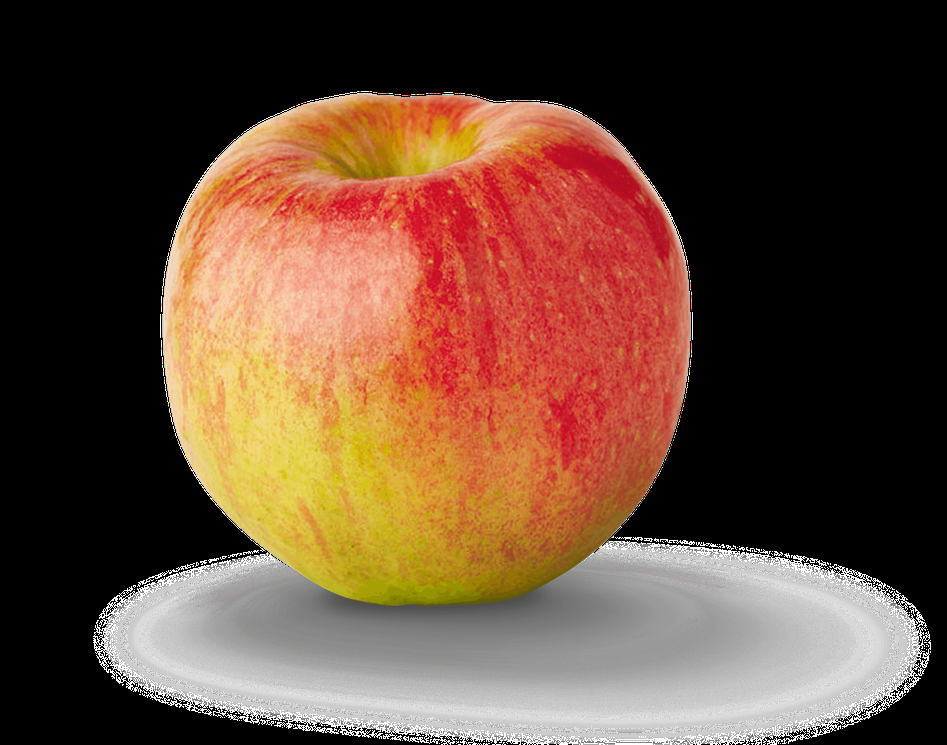
#> input picture Example_Functions/OpenCV_Functions/apple.png, 947 x 745 px, shrunk from 2400 x 1889 before the run, given in place of the camera
$ python boxContour.py
#> lines starting #> are read from the running program, lines starting #| are printed output that depends on the picture; after the words box and inside, x2 and y2 are one past the last pixel; in counts of white or black regions, pixels touching at a corner belong together
import cv2 as cv
import numpy as np
cap = cv.VideoCapture(0)
while(1):
    # Take each frame
    _, frame = cap.read()
#> frame is the input picture: shape (745, 947, 3); mean B, G, R 55, 71.8, 99.9
    # Convert BGR to HSV
    hsv = cv.cvtColor(frame, cv.COLOR_BGR2HSV)
#> hsv: shape (745, 947, 3); mean H, S, V 8.6, 55.3, 99.9
    # define range of blue color in HSV
    lower_yellow = np.array([20,100,100])
    upper_yellow = np.array([40,255,255])
    # Threshold the HSV image to get only blue colors
    mask = cv.inRange(hsv, lower_yellow, upper_yellow)
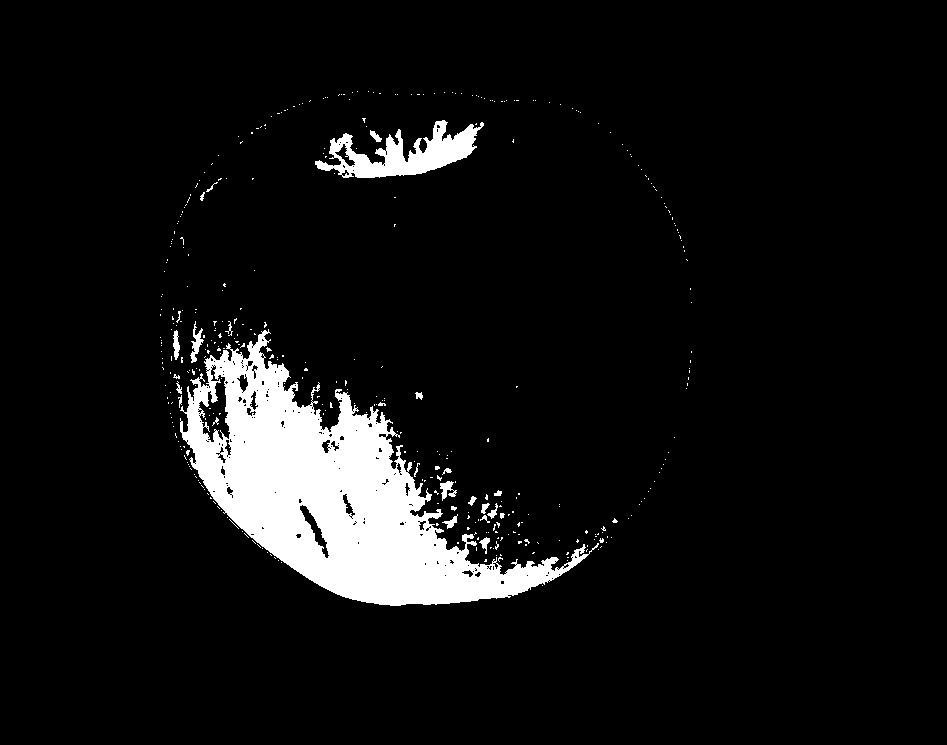
#> mask: shape (745, 947); 7% white; 400 white regions (374 under 20 px)
    # Bitwise-AND mask and original image
    result = cv.bitwise_and(frame,frame, mask= mask)
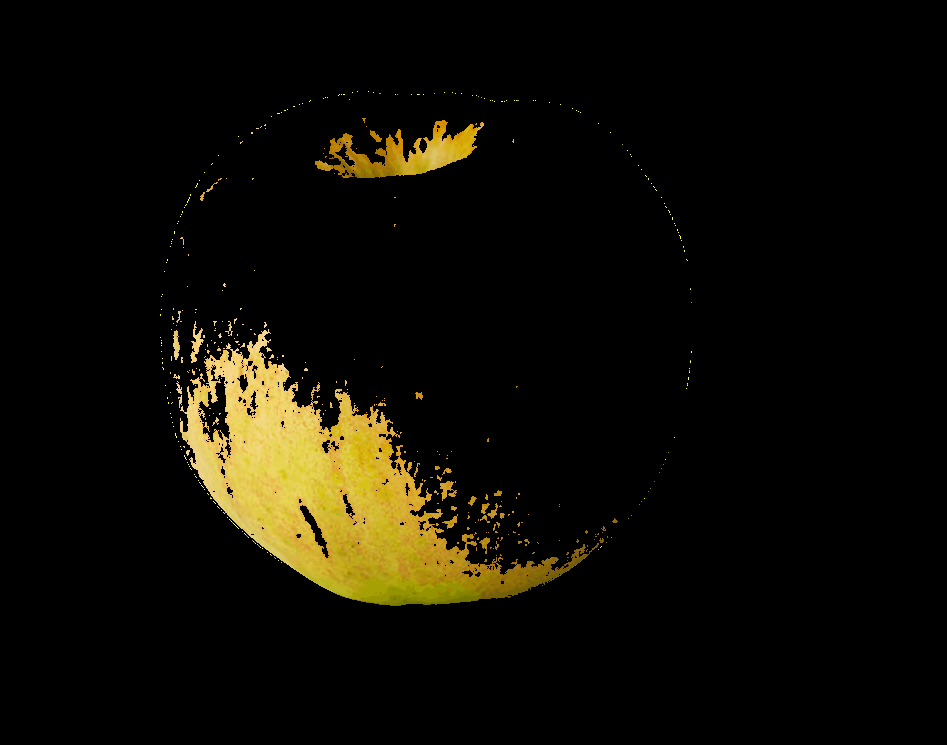
#> result: shape (745, 947, 3); mean B, G, R 4, 12.3, 14.5

    #Return contours of your GRAY image target as an array
    contours,hierarchy = cv.findContours(mask, 1, 2)
#> contours = 615 contours, 575 with area under 20; largest, box (x1, y1, x2, y2) and area: (180, 329, 599, 606) 44000, (315, 120, 484, 178) 4046, (198, 365, 231, 443) 1238, (299, 504, 330, 559) 428, (334, 143, 356, 167) 173

    for cnt in contours:
        x,y,w,h = cv.boundingRect(cnt)
        cv.rectangle(frame,(x,y),(x+w,y+h),(0,255,0),2)
#> this loop made 615 passes
#> (x, y, w, h) on passes 1, 2, 5: (542, 585, 1, 1), (500, 580, 5, 5), (545, 574, 4, 3)
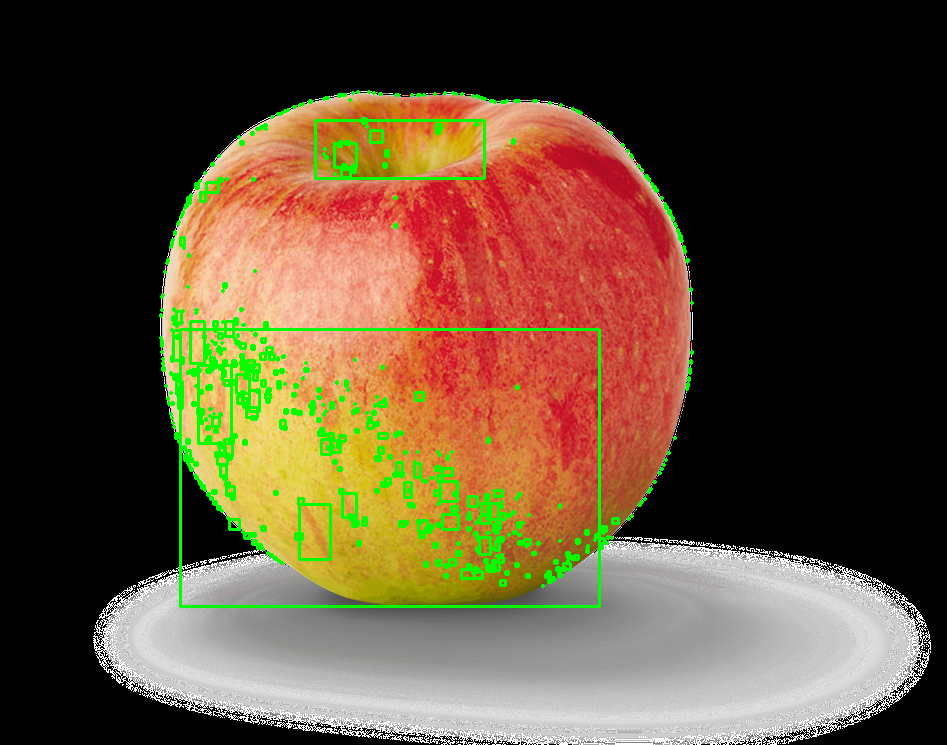
#> frame: shape (745, 947, 3); 3.36% of pixels changed, all inside (x1, y1, x2, y2) = (159, 90, 694, 608)

    #Display
    cv.imshow('frame',frame)
    cv.imshow('mask',mask)
    cv.imshow('result',result)
    k = cv.waitKey(5) & 0xFF
#> (key Esc is pressed here)
    if k == 27:
        break
cv.destroyAllWindows()
